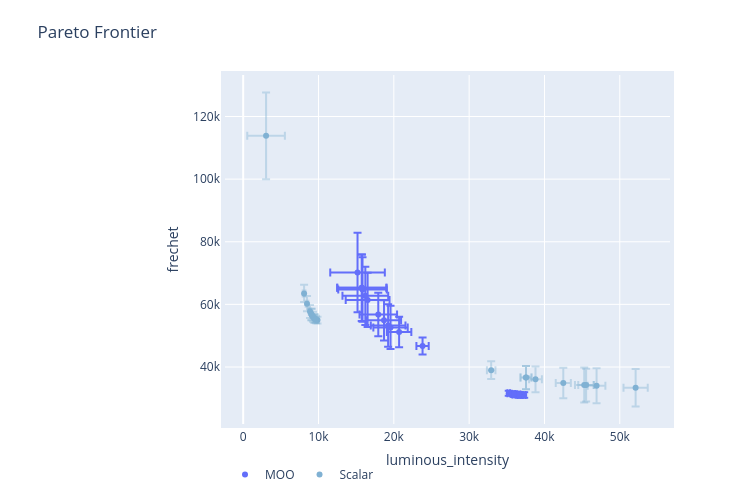

The cell this chart's notebook holds for it:
### Code cell
fig3 = plot_ax_client_sc_ax_client(ax_clients[3], sc_ax_clients[3])

### Figure 1 — Plotly figure (JSON) as saved in the notebook; plotly's stock layout.template omitted (floating-point values rounded to 4 significant figures)
{"data": [{"error_x": {"array": [177.4, 177.4, 3220.0, 2303.0, 815.9, 185.0, 177.4, 3037.0, 180.5, 3268.0, 2265.0, 2492.0, 3268.0, 2910.0, 180.5, 175.9, 2282.0, 180.5, 1622.0, 3624.0], "color": "rgba(255, 0, 0)", "thickness": 2, "type": "data"}, "error_y": {"array": [787.9, 787.9, 10320.0, 6768.0, 2727.0, 860.5, 787.9, 9295.0, 817.9, 10600.0, 6416.0, 6950.0, 10600.0, 8635.0, 817.9, 771.4, 6920.0, 817.9, 4895.0, 12680.0], "color": "rgba(255, 0, 0)", "thickness": 2, "type": "data"}, "hoverinfo": "text", "legendgroup": "MOO", "marker": {"color": "rgba(255, 0, 0)"}, "mode": "markers", "name": "MOO", "text": ["<b>Parameterization 0</b><br>luminous_intensity: 35936.057 [35758.627, 36113.488]<br>frechet: 31330.925 [30543.036, 32118.814]<br><br><em>Parameterization:</em><br>R: 0<br>G: 35<br>B: 62", "<b>Parameterization 1</b><br>luminous_intensity: 35936.057 [35758.627, 36113.488]<br>frechet: 31330.925 [30543.036, 32118.814]<br><br><em>Parameterization:</em><br>R: 0<br>G: 35<br>B: 62", "<b>Parameterization 2</b><br>luminous_intensity: 15841.437 [12621.418, 19061.456]<br>frechet: 64730.678 [54409.896, 75051.460]<br><br><em>Parameterization:</em><br>R: 0<br>G: 0<br>B: 53", "<b>Parameterization 3</b><br>luminous_intensity: 19241.88 [16938.662, 21545.098]<br>frechet: 53264.453 [46496.112, 60032.795]<br><br><em>Parameterization:</em><br>R: 0<br>G: 0<br>B: 81", "<b>Parameterization 4</b><br>luminous_intensity: 23813.565 [22997.704, 24629.426]<br>frechet: 46719.886 [43992.760, 49447.013]<br><br><em>Parameterization:</em><br>R: 0<br>G: 11<br>B: 80", "<b>Parameterization 5</b><br>luminous_intensity: 37306.572 [37121.583, 37491.561]<br>frechet: 31047.597 [30187.130, 31908.063]<br><br><em>Parameterization:</em><br>R: 0<br>G: 37<br>B: 62", "<b>Parameterization 6</b><br>luminous_intensity: 35936.057 [35758.627, 36113.488]<br>frechet: 31330.925 [30543.036, 32118.814]<br><br><em>Parameterization:</em><br>R: 0<br>G: 35<br>B: 62", "<b>Parameterization 7</b><br>luminous_intensity: 16216.609 [13179.435, 19253.783]<br>frechet: 62721.073 [53426.249, 72015.898]<br><br><em>Parameterization:</em><br>R: 0<br>G: 0<br>B: 57", "<b>Parameterization 8</b><br>luminous_intensity: 36620.399 [36439.897, 36800.901]<br>frechet: 31143.845 [30325.937, 31961.754]<br><br><em>Parameterization:</em><br>R: 0<br>G: 36<br>B: 62", "<b>Parameterization 9</b><br>luminous_intensity: 15752.455 [12484.565, 19020.346]<br>frechet: 65301.141 [54701.196, 75901.087]<br><br><em>Parameterization:</em><br>R: 0<br>G: 0<br>B: 52", "<b>Parameterization 10</b><br>luminous_intensity: 18696.887 [16432.054, 20961.720]<br>frechet: 54907.161 [48491.378, 61322.943]<br><br><em>Parameterization:</em><br>R: 0<br>G: 1<br>B: 75", "<b>Parameterization 11</b><br>luminous_intensity: 17935.217 [15442.809, 20427.626]<br>frechet: 56758.337 [49807.878, 63708.797]<br><br><em>Parameterization:</em><br>R: 0<br>G: 0<br>B: 72", "<b>Parameterization 12</b><br>luminous_intensity: 15752.455 [12484.565, 19020.346]<br>frechet: 65301.141 [54701.196, 75901.087]<br><br><em>Parameterization:</em><br>R: 0<br>G: 0<br>B: 52", "<b>Parameterization 13</b><br>luminous_intensity: 16519.213 [13609.502, 19428.923]<br>frechet: 61435.029 [52799.782, 70070.276]<br><br><em>Parameterization:</em><br>R: 0<br>G: 0<br>B: 60", "<b>Parameterization 14</b><br>luminous_intensity: 36620.399 [36439.897, 36800.901]<br>frechet: 31143.845 [30325.937, 31961.754]<br><br><em>Parameterization:</em><br>R: 0<br>G: 36<br>B: 62", "<b>Parameterization 15</b><br>luminous_intensity: 35253.816 [35077.952, 35429.680]<br>frechet: 31610.137 [30838.769, 32381.505]<br><br><em>Parameterization:</em><br>R: 0<br>G: 34<br>B: 62", "<b>Parameterization 16</b><br>luminous_intensity: 19562.874 [17280.662, 21845.086]<br>frechet: 52636.063 [45715.825, 59556.302]<br><br><em>Parameterization:</em><br>R: 0<br>G: 0<br>B: 83", "<b>Parameterization 17</b><br>luminous_intensity: 36620.399 [36439.897, 36800.901]<br>frechet: 31143.845 [30325.937, 31961.754]<br><br><em>Parameterization:</em><br>R: 0<br>G: 36<br>B: 62", "<b>Parameterization 18</b><br>luminous_intensity: 20701.01 [19078.526, 22323.494]<br>frechet: 51181.4 [46286.166, 56076.634]<br><br><em>Parameterization:</em><br>R: 0<br>G: 5<br>B: 78", "<b>Parameterization 19</b><br>luminous_intensity: 15180.343 [11556.449, 18804.237]<br>frechet: 70205.765 [57521.678, 82889.852]<br><br><em>Parameterization:</em><br>R: 0<br>G: 0<br>B: 45"], "type": "scatter", "x": [35940.0, 35940.0, 15840.0, 19240.0, 23810.0, 37310.0, 35940.0, 16220.0, 36620.0, 15750.0, 18700.0, 17940.0, 15750.0, 16520.0, 36620.0, 35250.0, 19560.0, 36620.0, 20700.0, 15180.0], "y": [31330.0, 31330.0, 64730.0, 53260.0, 46720.0, 31050.0, 31330.0, 62720.0, 31140.0, 65300.0, 54910.0, 56760.0, 65300.0, 61440.0, 31140.0, 31610.0, 52640.0, 31140.0, 51180.0, 70210.0]}, {"error_x": {"array": [140.5, 130.0, 1169.0, 1230.0, 161.2, 183.7, 728.9, 848.9, 174.1, 154.2, 1611.0, 728.9, 564.9, 140.5, 147.2, 134.6, 1047.0, 154.2, 1002.0, 2498.0], "color": "rgba(128,177,211,0.4)", "thickness": 2, "type": "data"}, "error_y": {"array": [1371.0, 1061.0, 5571.0, 5596.0, 2037.0, 2719.0, 3717.0, 4130.0, 2441.0, 1810.0, 5988.0, 3717.0, 2819.0, 1371.0, 1583.0, 1191.0, 5228.0, 1810.0, 4885.0, 13850.0], "color": "rgba(128,177,211,0.4)", "thickness": 2, "type": "data"}, "hoverinfo": "text", "legendgroup": "Scalar", "marker": {"color": "rgba(128,177,211,1)"}, "mode": "markers", "name": "Scalar", "text": ["<b>Parameterization 0</b><br>luminous_intensity: 9465.373 [9324.891, 9605.856]<br>scalarized_objective: 65711.948 [64321.317, 67102.578]<br>frechet: 55505.902 [54134.666, 56877.138]<br><br><em>Parameterization:</em><br>R: 0<br>G: 0<br>B: 50", "<b>Parameterization 1</b><br>luminous_intensity: 9869.432 [9739.443, 9999.422]<br>scalarized_objective: 65337.145 [64190.588, 66483.702]<br>frechet: 54989.233 [53928.569, 56049.896]<br><br><em>Parameterization:</em><br>R: 0<br>G: 0<br>B: 52", "<b>Parameterization 2</b><br>luminous_intensity: 46916.15 [45746.693, 48085.607]<br>scalarized_objective: 83717.139 [77302.038, 90132.240]<br>frechet: 33993.449 [28422.122, 39564.776]<br><br><em>Parameterization:</em><br>R: 2<br>G: 45<br>B: 77", "<b>Parameterization 3</b><br>luminous_intensity: 45278.543 [44048.296, 46508.791]<br>scalarized_objective: 82438.784 [75966.188, 88911.381]<br>frechet: 34266.562 [28670.794, 39862.331]<br><br><em>Parameterization:</em><br>R: 0<br>G: 44<br>B: 76", "<b>Parameterization 4</b><br>luminous_intensity: 8866.365 [8705.120, 9027.611]<br>scalarized_objective: 67489.061 [65587.802, 69390.320]<br>frechet: 57722.732 [55686.056, 59759.407]<br><br><em>Parameterization:</em><br>R: 0<br>G: 0<br>B: 47", "<b>Parameterization 5</b><br>luminous_intensity: 8085.491 [7901.800, 8269.181]<br>scalarized_objective: 72233.453 [69804.597, 74662.309]<br>frechet: 63509.401 [60790.608, 66228.195]<br><br><em>Parameterization:</em><br>R: 0<br>G: 0<br>B: 43", "<b>Parameterization 6</b><br>luminous_intensity: 37547.755 [36818.881, 38276.629]<br>scalarized_objective: 75060.089 [70903.042, 79217.137]<br>frechet: 36620.244 [32903.501, 40336.986]<br><br><em>Parameterization:</em><br>R: 0<br>G: 33<br>B: 76", "<b>Parameterization 7</b><br>luminous_intensity: 38808.333 [37959.463, 39657.203]<br>scalarized_objective: 76239.355 [71526.803, 80951.907]<br>frechet: 36060.802 [31930.437, 40191.168]<br><br><em>Parameterization:</em><br>R: 0<br>G: 35<br>B: 75", "<b>Parameterization 8</b><br>luminous_intensity: 8472.973 [8298.917, 8647.029]<br>scalarized_objective: 69532.144 [67319.723, 71744.564]<br>frechet: 60231.585 [57790.745, 62672.425]<br><br><em>Parameterization:</em><br>R: 0<br>G: 0<br>B: 45", "<b>Parameterization 9</b><br>luminous_intensity: 9064.959 [8910.755, 9219.164]<br>scalarized_objective: 66725.542 [64998.113, 68452.971]<br>frechet: 56777.447 [54967.347, 58587.547]<br><br><em>Parameterization:</em><br>R: 0<br>G: 0<br>B: 48", "<b>Parameterization 10</b><br>luminous_intensity: 52100.722 [50489.939, 53711.504]<br>scalarized_objective: 88346.996 [81201.106, 95492.886]<br>frechet: 33352.703 [27364.722, 39340.684]<br><br><em>Parameterization:</em><br>R: 9<br>G: 48<br>B: 78", "<b>Parameterization 11</b><br>luminous_intensity: 37547.755 [36818.881, 38276.629]<br>scalarized_objective: 75060.089 [70903.042, 79217.137]<br>frechet: 36620.244 [32903.501, 40336.986]<br><br><em>Parameterization:</em><br>R: 0<br>G: 33<br>B: 76", "<b>Parameterization 12</b><br>luminous_intensity: 32923.244 [32358.363, 33488.126]<br>scalarized_objective: 72224.414 [69027.633, 75421.195]<br>frechet: 38982.979 [36163.713, 41802.244]<br><br><em>Parameterization:</em><br>R: 0<br>G: 27<br>B: 74", "<b>Parameterization 13</b><br>luminous_intensity: 9465.373 [9324.891, 9605.856]<br>scalarized_objective: 65711.948 [64321.317, 67102.578]<br>frechet: 55505.902 [54134.666, 56877.138]<br><br><em>Parameterization:</em><br>R: 0<br>G: 0<br>B: 50", "<b>Parameterization 14</b><br>luminous_intensity: 9264.664 [9117.508, 9411.820]<br>scalarized_objective: 66134.461 [64580.921, 67688.000]<br>frechet: 56040.317 [54457.034, 57623.600]<br><br><em>Parameterization:</em><br>R: 0<br>G: 0<br>B: 49", "<b>Parameterization 15</b><br>luminous_intensity: 9666.992 [9532.380, 9801.603]<br>scalarized_objective: 65450.232 [64199.266, 66701.197]<br>frechet: 55162.111 [53970.887, 56353.334]<br><br><em>Parameterization:</em><br>R: 0<br>G: 0<br>B: 51", "<b>Parameterization 16</b><br>luminous_intensity: 45530.403 [44483.085, 46577.721]<br>scalarized_objective: 82180.545 [76213.583, 88147.507]<br>frechet: 34233.491 [29005.141, 39461.842]<br><br><em>Parameterization:</em><br>R: 2<br>G: 43<br>B: 77", "<b>Parameterization 17</b><br>luminous_intensity: 9064.959 [8910.755, 9219.164]<br>scalarized_objective: 66725.542 [64998.113, 68452.971]<br>frechet: 56777.447 [54967.347, 58587.547]<br><br><em>Parameterization:</em><br>R: 0<br>G: 0<br>B: 48", "<b>Parameterization 18</b><br>luminous_intensity: 42499.069 [41497.501, 43500.637]<br>scalarized_objective: 79484.756 [73911.239, 85058.273]<br>frechet: 34860.809 [29976.060, 39745.559]<br><br><em>Parameterization:</em><br>R: 0<br>G: 40<br>B: 76", "<b>Parameterization 19</b><br>luminous_intensity: 3036.608 [538.511, 5534.706]<br>scalarized_objective: 142196.728 [125274.673, 159118.783]<br>frechet: 113836.413 [99987.585, 127685.240]<br><br><em>Parameterization:</em><br>R: 0<br>G: 0<br>B: 0"], "type": "scatter", "x": [9465.0, 9869.0, 46920.0, 45280.0, 8866.0, 8085.0, 37550.0, 38810.0, 8473.0, 9065.0, 52100.0, 37550.0, 32920.0, 9465.0, 9265.0, 9667.0, 45530.0, 9065.0, 42500.0, 3037.0], "y": [55510.0, 54990.0, 33990.0, 34270.0, 57720.0, 63510.0, 36620.0, 36060.0, 60230.0, 56780.0, 33350.0, 36620.0, 38980.0, 55510.0, 56040.0, 55160.0, 34230.0, 56780.0, 34860.0, 113800.0]}], "layout": {"height": 500, "hovermode": "closest", "legend": {"orientation": "h"}, "margin": {"b": 75, "l": 225, "pad": 4, "t": 75}, "title": {"text": "Pareto Frontier"}, "width": 750, "xaxis": {"ticksuffix": "", "title": {"text": "luminous_intensity"}, "zeroline": true}, "yaxis": {"ticksuffix": "", "title": {"text": "frechet"}, "zeroline": true}}}
